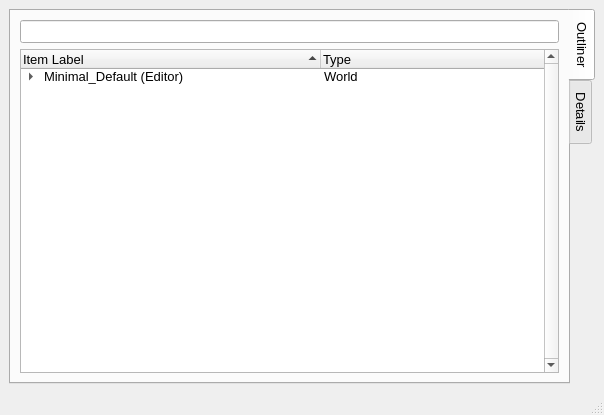
<?xml version="1.0" encoding="UTF-8"?>
<ui version="4.0">
 <class>MainWindow</class>
 <widget class="QMainWindow" name="MainWindow">
  <property name="geometry">
   <rect>
    <x>0</x>
    <y>0</y>
    <width>604</width>
    <height>415</height>
   </rect>
  </property>
  <property name="windowTitle">
   <string>Tree</string>
  </property>
  <widget class="QWidget" name="centralwidget">
   <layout class="QVBoxLayout" name="verticalLayout">
    <item>
     <widget class="QTabWidget" name="tabWidget">
      <property name="font">
       <font>
        <pointsize>10</pointsize>
       </font>
      </property>
      <property name="tabPosition">
       <enum>QTabWidget::East</enum>
      </property>
      <property name="currentIndex">
       <number>0</number>
      </property>
      <property name="elideMode">
       <enum>Qt::ElideRight</enum>
      </property>
      <widget class="QWidget" name="tab">
       <attribute name="title">
        <string>Outliner</string>
       </attribute>
       <layout class="QVBoxLayout" name="verticalLayout_3">
        <item>
         <widget class="QLineEdit" name="lineEdit_2"/>
        </item>
        <item>
         <widget class="QTreeWidget" name="treeWidget_2">
          <property name="font">
           <font>
            <pointsize>10</pointsize>
           </font>
          </property>
          <property name="verticalScrollBarPolicy">
           <enum>Qt::ScrollBarAlwaysOn</enum>
          </property>
          <property name="horizontalScrollBarPolicy">
           <enum>Qt::ScrollBarAlwaysOff</enum>
          </property>
          <property name="indentation">
           <number>20</number>
          </property>
          <property name="uniformRowHeights">
           <bool>true</bool>
          </property>
          <property name="sortingEnabled">
           <bool>true</bool>
          </property>
          <attribute name="headerDefaultSectionSize">
           <number>300</number>
          </attribute>
          <attribute name="headerStretchLastSection">
           <bool>true</bool>
          </attribute>
          <column>
           <property name="text">
            <string>Item Label</string>
           </property>
           <property name="font">
            <font>
             <pointsize>10</pointsize>
            </font>
           </property>
          </column>
          <column>
           <property name="text">
            <string>Type</string>
           </property>
           <property name="font">
            <font>
             <pointsize>10</pointsize>
            </font>
           </property>
          </column>
          <item>
           <property name="text">
            <string>Minimal_Default (Editor)</string>
           </property>
           <property name="text">
            <string>World</string>
           </property>
           <item>
            <property name="text">
             <string>StaticMeshes</string>
            </property>
            <property name="text">
             <string>Folder</string>
            </property>
            <item>
             <property name="text">
              <string>Table</string>
             </property>
             <property name="text">
              <string>StaticMeshActor</string>
             </property>
            </item>
            <item>
             <property name="text">
              <string>Statue</string>
             </property>
             <property name="text">
              <string>StaticMeshActor</string>
             </property>
            </item>
            <item>
             <property name="text">
              <string>Floor</string>
             </property>
             <property name="text">
              <string>StaticMeshActor</string>
             </property>
            </item>
            <item>
             <property name="text">
              <string>Floor</string>
             </property>
             <property name="text">
              <string>StaticMeshActor</string>
             </property>
            </item>
            <item>
             <property name="text">
              <string>Chair</string>
             </property>
             <property name="text">
              <string>StaticMeshActor</string>
             </property>
            </item>
            <item>
             <property name="text">
              <string>Chair</string>
             </property>
             <property name="text">
              <string>StaticMeshActor</string>
             </property>
            </item>
           </item>
           <item>
            <property name="text">
             <string>SphereReflectionCapture</string>
            </property>
            <property name="text">
             <string>SphereReflectionCapture</string>
            </property>
           </item>
           <item>
            <property name="text">
             <string>SM_Lamp_Ceiling</string>
            </property>
            <property name="text">
             <string>StaticMeshActor</string>
            </property>
           </item>
           <item>
            <property name="text">
             <string>SM_Counch</string>
            </property>
            <property name="text">
             <string>StaticMeshActor</string>
            </property>
           </item>
           <item>
            <property name="text">
             <string>Lights</string>
            </property>
            <property name="text">
             <string>Folder</string>
            </property>
            <item>
             <property name="text">
              <string>SkyLight</string>
             </property>
             <property name="text">
              <string>SkyLight</string>
             </property>
            </item>
            <item>
             <property name="text">
              <string>Light Source</string>
             </property>
             <property name="text">
              <string>DirectionalLight</string>
             </property>
            </item>
           </item>
           <item>
            <property name="text">
             <string>GamePlayActors</string>
            </property>
            <property name="text">
             <string>Folder</string>
            </property>
            <item>
             <property name="text">
              <string>Player Start</string>
             </property>
             <property name="text">
              <string>PlayerStart</string>
             </property>
            </item>
           </item>
           <item>
            <property name="text">
             <string>Audio</string>
            </property>
            <property name="text">
             <string>Folder</string>
            </property>
            <item>
             <property name="text">
              <string>Starter_Background_Cue</string>
             </property>
             <property name="text">
              <string>AmbientSound</string>
             </property>
            </item>
           </item>
          </item>
         </widget>
        </item>
       </layout>
      </widget>
      <widget class="QWidget" name="tab_2">
       <attribute name="title">
        <string>Details</string>
       </attribute>
       <layout class="QVBoxLayout" name="verticalLayout_2">
        <item>
         <widget class="QLineEdit" name="lineEdit"/>
        </item>
        <item>
         <widget class="QTreeWidget" name="treeWidget">
          <property name="font">
           <font>
            <pointsize>10</pointsize>
           </font>
          </property>
          <property name="verticalScrollBarPolicy">
           <enum>Qt::ScrollBarAlwaysOn</enum>
          </property>
          <property name="horizontalScrollBarPolicy">
           <enum>Qt::ScrollBarAlwaysOff</enum>
          </property>
          <property name="indentation">
           <number>20</number>
          </property>
          <property name="uniformRowHeights">
           <bool>true</bool>
          </property>
          <property name="sortingEnabled">
           <bool>true</bool>
          </property>
          <attribute name="headerDefaultSectionSize">
           <number>300</number>
          </attribute>
          <attribute name="headerStretchLastSection">
           <bool>false</bool>
          </attribute>
          <column>
           <property name="text">
            <string>Item Label</string>
           </property>
          </column>
          <column>
           <property name="text">
            <string>Type</string>
           </property>
          </column>
          <item>
           <property name="text">
            <string>Minimal_Default (Editor)</string>
           </property>
           <property name="text">
            <string>World</string>
           </property>
           <item>
            <property name="text">
             <string>StaticMeshes</string>
            </property>
            <property name="text">
             <string>Folder</string>
            </property>
            <item>
             <property name="text">
              <string>Table</string>
             </property>
             <property name="text">
              <string>StaticMeshActor</string>
             </property>
            </item>
            <item>
             <property name="text">
              <string>Statue</string>
             </property>
             <property name="text">
              <string>StaticMeshActor</string>
             </property>
            </item>
            <item>
             <property name="text">
              <string>Floor</string>
             </property>
             <property name="text">
              <string>StaticMeshActor</string>
             </property>
            </item>
            <item>
             <property name="text">
              <string>Floor</string>
             </property>
             <property name="text">
              <string>StaticMeshActor</string>
             </property>
            </item>
            <item>
             <property name="text">
              <string>Chair</string>
             </property>
             <property name="text">
              <string>StaticMeshActor</string>
             </property>
            </item>
            <item>
             <property name="text">
              <string>Chair</string>
             </property>
             <property name="text">
              <string>StaticMeshActor</string>
             </property>
            </item>
           </item>
           <item>
            <property name="text">
             <string>SphereReflectionCapture</string>
            </property>
            <property name="text">
             <string>SphereReflectionCapture</string>
            </property>
           </item>
           <item>
            <property name="text">
             <string>SM_Lamp_Ceiling</string>
            </property>
            <property name="text">
             <string>StaticMeshActor</string>
            </property>
           </item>
           <item>
            <property name="text">
             <string>SM_Counch</string>
            </property>
            <property name="text">
             <string>StaticMeshActor</string>
            </property>
           </item>
           <item>
            <property name="text">
             <string>Lights</string>
            </property>
            <property name="text">
             <string>Folder</string>
            </property>
            <item>
             <property name="text">
              <string>SkyLight</string>
             </property>
             <property name="text">
              <string>SkyLight</string>
             </property>
            </item>
            <item>
             <property name="text">
              <string>Light Source</string>
             </property>
             <property name="text">
              <string>DirectionalLight</string>
             </property>
            </item>
           </item>
           <item>
            <property name="text">
             <string>GamePlayActors</string>
            </property>
            <property name="text">
             <string>Folder</string>
            </property>
            <item>
             <property name="text">
              <string>Player Start</string>
             </property>
             <property name="text">
              <string>PlayerStart</string>
             </property>
            </item>
           </item>
           <item>
            <property name="text">
             <string>Audio</string>
            </property>
            <property name="text">
             <string>Folder</string>
            </property>
            <item>
             <property name="text">
              <string>Starter_Background_Cue</string>
             </property>
             <property name="text">
              <string>AmbientSound</string>
             </property>
            </item>
           </item>
          </item>
         </widget>
        </item>
       </layout>
      </widget>
     </widget>
    </item>
   </layout>
  </widget>
  <widget class="QMenuBar" name="menubar">
   <property name="geometry">
    <rect>
     <x>0</x>
     <y>0</y>
     <width>604</width>
     <height>21</height>
    </rect>
   </property>
  </widget>
  <widget class="QStatusBar" name="statusbar"/>
 </widget>
 <resources/>
 <connections/>
</ui>
